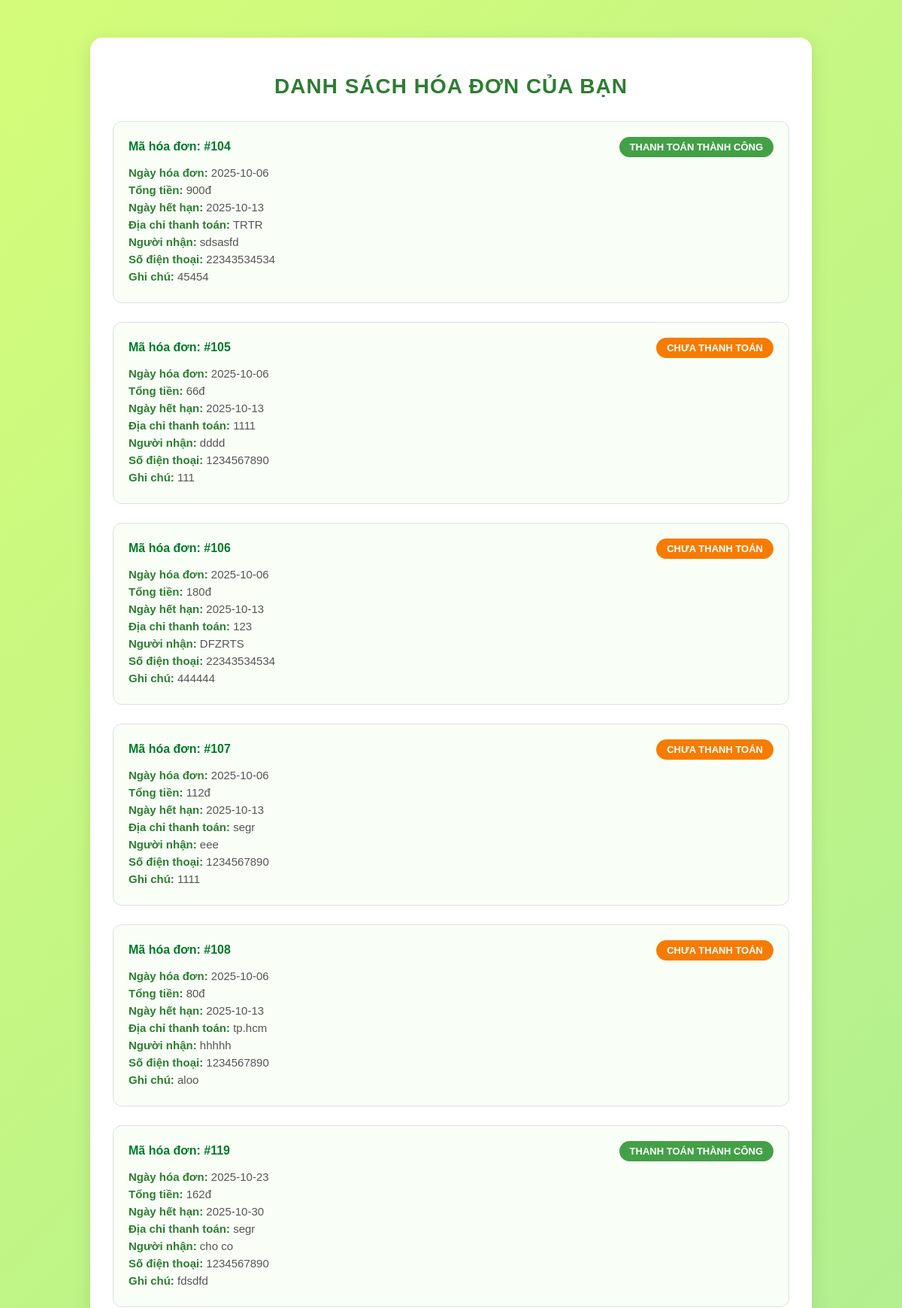
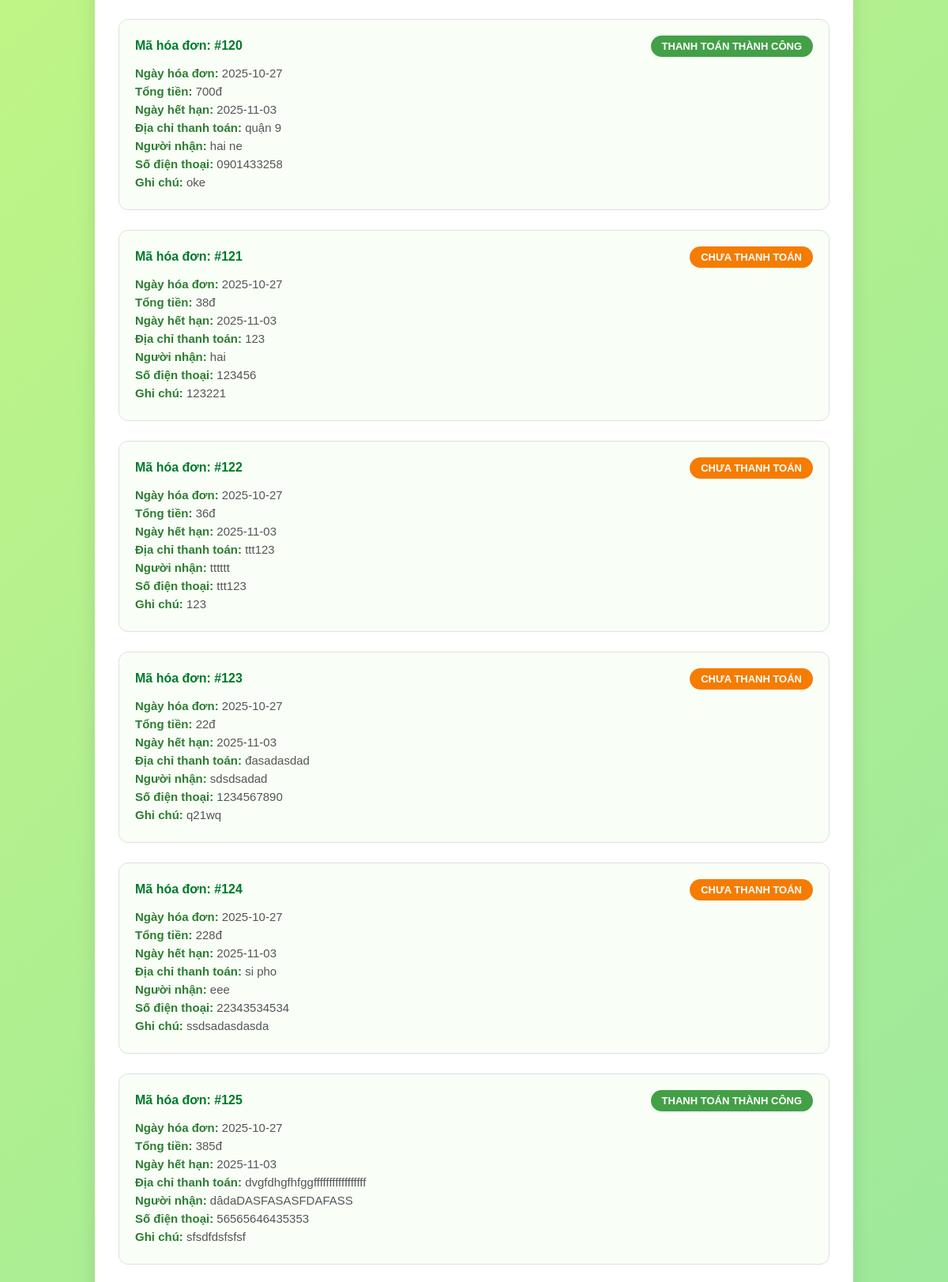
The page /views/Invoice/hoadon.php (signed in, upper part) on the database its author committed (2 pictures, top to bottom).
### tables this page shows
CREATE TABLE `invoice` (
  `invoice_id` int(11) NOT NULL,
  `invoice_date` date NOT NULL,
  `payment_status` varchar(25) NOT NULL,
  `total_amount` decimal(10,3) NOT NULL,
  `due_date` date NOT NULL,
  `billing_address` varchar(255) DEFAULT NULL,
  `user_id` int(11) NOT NULL,
  `recipient_name` varchar(255) NOT NULL,
  `phone` varchar(20) NOT NULL,
  `notes` text DEFAULT NULL
);

### views/Invoice/hoadon.php (the view, shortened to what this page needs)
<?php
require_once('../../model/config.php');
$user_id = $_SESSION['user_id'];
$stmt = $conn->prepare("SELECT * FROM Invoice WHERE user_id = ?");
$stmt->bind_param("i", $user_id);
$stmt->execute();
$result = $stmt->get_result();
$invoices = [];
while ($row = $result->fetch_assoc()) {
    $invoices[] = $row;
}
?>
<!DOCTYPE html>
<html lang="vi">
<head>
</head>
<body>
<div class="container">
    <h1>Danh sách hóa đơn của bạn</h1>
    <?php foreach ($invoices as $invoice): ?>
        <div class="invoice">
            <div class="invoice-header">
                <span class="invoice-id">Mã hóa đơn: #<?php echo $invoice['invoice_id']; ?></span>
                <?php
                    $statusClass = 'unpaid';
                    if (strpos($invoice['payment_status'], 'thành') !== false) $statusClass = 'paid';
                    elseif (strpos($invoice['payment_status'], 'chờ') !== false) $statusClass = 'pending';
                ?>
                <span class="status <?php echo $statusClass; ?>">
                    <?php echo htmlspecialchars($invoice['payment_status']); ?>
                </span>
            </div>
            <p><strong>Ngày hóa đơn:</strong> <?php echo $invoice['invoice_date']; ?></p>
            <p><strong>Tổng tiền:</strong> <?php echo number_format($invoice['total_amount'], 0, ',', '.'); ?>đ</p>
            <p><strong>Ngày hết hạn:</strong> <?php echo $invoice['due_date']; ?></p>
            <p><strong>Địa chỉ thanh toán:</strong> <?php echo htmlspecialchars($invoice['billing_address']); ?></p>
            <p><strong>Người nhận:</strong> <?php echo htmlspecialchars($invoice['recipient_name']); ?></p>
            <p><strong>Số điện thoại:</strong> <?php echo htmlspecialchars($invoice['phone']); ?></p>
            <p><strong>Ghi chú:</strong> <?php echo htmlspecialchars($invoice['notes']); ?></p>
        </div>
    <?php endforeach; ?>
</div>
</body>
</html>

### views/Invoice/hoadon.php (style rules this page uses)
body { font-family: 'Poppins', sans-serif; background: linear-gradient(135deg, #d4fc79, #96e6a1); margin: 0; padding: 0; color: #333; }
.container { max-width: 900px; margin: 50px auto; background: #fff; border-radius: 16px; box-shadow: 0 6px 25px rgba(0, 0, 0, 0.1); padding: 30px; animation: fadeIn 0.6s ease; }
h1 { text-align: center; color: #2e7d32; font-size: 28px; text-transform: uppercase; margin-bottom: 30px; letter-spacing: 1px; }
.invoice { border: 1px solid #e0e0e0; border-radius: 12px; padding: 20px; margin-bottom: 25px; background: #f9fff7; transition: all 0.3s ease; }
.invoice-header { display: flex; justify-content: space-between; align-items: center; margin-bottom: 12px; }
.invoice-id { font-weight: bold; color: #007a2a; font-size: 16px; }
.status { padding: 6px 14px; border-radius: 30px; font-size: 13px; font-weight: 600; color: white; text-transform: uppercase; }
.status.unpaid { background-color: #f57c00; }
.status.paid { background-color: #43a047; }
.invoice p { margin: 6px 0; font-size: 15px; color: #555; }
.invoice p strong { color: #2e7d32; }

### rows shown on the page
invoice: invoice_id "104", payment_status "THANH TOÁN THÀNH CÔNG", invoice_date "2025-10-06", total_amount "900", due_date "2025-10-13", billing_address "TRTR", recipient_name "sdsasfd", phone "22343534534", notes "45454"
invoice: invoice_id "105", payment_status "CHƯA THANH TOÁN", invoice_date "2025-10-06", total_amount "66", due_date "2025-10-13", billing_address "1111", recipient_name "dddd", phone "1234567890", notes "111"
invoice: invoice_id "106", payment_status "CHƯA THANH TOÁN", invoice_date "2025-10-06", total_amount "180", due_date "2025-10-13", billing_address "123", recipient_name "DFZRTS", phone "22343534534", notes "444444"
invoice: invoice_id "107", payment_status "CHƯA THANH TOÁN", invoice_date "2025-10-06", total_amount "112", due_date "2025-10-13", billing_address "segr", recipient_name "eee", phone "1234567890", notes "1111"
invoice: invoice_id "108", payment_status "CHƯA THANH TOÁN", invoice_date "2025-10-06", total_amount "80", due_date "2025-10-13", billing_address "tp.hcm", recipient_name "hhhhh", phone "1234567890", notes "aloo"
invoice: invoice_id "119", payment_status "THANH TOÁN THÀNH CÔNG", invoice_date "2025-10-23", total_amount "162", due_date "2025-10-30", billing_address "segr", recipient_name "cho co", phone "1234567890", notes "fdsdfd"
invoice: invoice_id "120", payment_status "THANH TOÁN THÀNH CÔNG", invoice_date "2025-10-27", total_amount "700", due_date "2025-11-03", billing_address "quận 9", recipient_name "hai ne", phone "0901433258", notes "oke"
invoice: invoice_id "121", payment_status "CHƯA THANH TOÁN", invoice_date "2025-10-27", total_amount "38", due_date "2025-11-03", billing_address "123", recipient_name "hai", phone "123456", notes "123221"
invoice: invoice_id "122", payment_status "CHƯA THANH TOÁN", invoice_date "2025-10-27", total_amount "36", due_date "2025-11-03", billing_address "ttt123", recipient_name "tttttt", phone "ttt123", notes "123"
invoice: invoice_id "123", payment_status "CHƯA THANH TOÁN", invoice_date "2025-10-27", total_amount "22", due_date "2025-11-03", billing_address "đasadasdad", recipient_name "sdsdsadad", phone "1234567890", notes "q21wq"
invoice: invoice_id "124", payment_status "CHƯA THANH TOÁN", invoice_date "2025-10-27", total_amount "228", due_date "2025-11-03", billing_address "si pho", recipient_name "eee", phone "22343534534", notes "ssdsadasdasda"
invoice: invoice_id "125", payment_status "THANH TOÁN THÀNH CÔNG", invoice_date "2025-10-27", total_amount "385", due_date "2025-11-03", billing_address "dvgfdhgfhfggfffffffffffffffff", recipient_name "dâdaDASFASASFDAFASS", phone "56565646435353", notes "sfsdfdsfsfsf"
